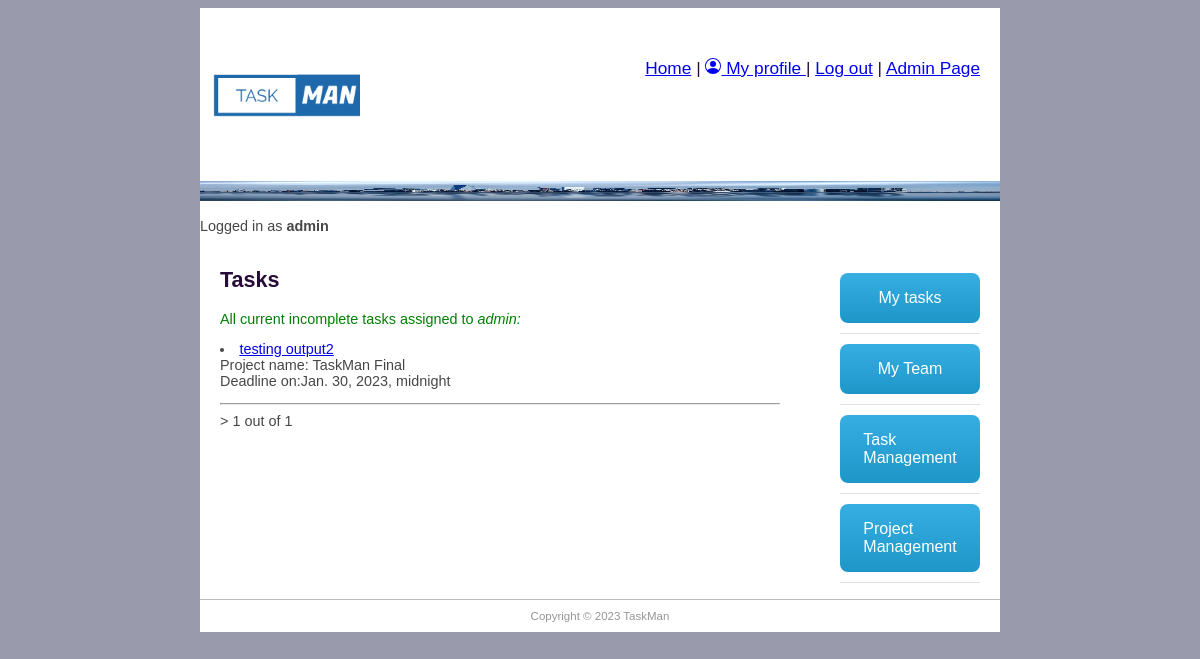
Screenshot of /taskman/tasks/ (signed in) with the database file from the repository.
### taskman/models.py (models this page shows, shortened)
class Employee(models.Model):
    user = models.OneToOneField(User, on_delete=models.CASCADE)
    group_id = models.ForeignKey(Group, help_text='Assign to a team', on_delete=models.SET_NULL, null=True, blank=True)
    photo = models.ImageField(default='default.png', upload_to='profile_pics')
    team_role = models.ForeignKey(TeamRole, help_text='Assign a position', on_delete=models.SET_NULL, null=True, blank=True)
    task_number = models.IntegerField('Number of tasks assigned', default=0)

class TaskInstance(models.Model):
    project_id = models.ForeignKey('Project', help_text='Assign to a task', on_delete=models.SET_NULL, null=True, blank=True)
    job_title = models.CharField('Task title', max_length=200, help_text='Enter Task role', null=True, blank=True)
    description = models.TextField('Description', max_length=2000, help_text='Enter task description', null=True, blank=True)
    enddate = models.DateTimeField('Requested finish date', null=True, blank=True)
    completed_on = models.BooleanField('Completed', default=False)
    assign_employees = models.ForeignKey(Employee, help_text='Select employees to task', on_delete=models.CASCADE)

class Project(models.Model):
    title = models.CharField('Project title', max_length=100, help_text='Enter project title')
    description = models.TextField('Description', max_length=2000, help_text='Enter project description')
    group_id = models.ForeignKey(Group, help_text='Assign to a team', blank=True, on_delete=models.SET_NULL, null=True)
    employee_req = models.IntegerField('Number of employees expected. Min:1', default=0, validators=[MinValueValidator(1)])
    enddate = models.DateTimeField('Requested finish date', null=True, blank=True)
    created_on = models.DateTimeField(editable=False, auto_now_add=True)
    updated_on = models.DateTimeField(editable=False, auto_now_add=True)
    completed_on = models.BooleanField('Completed', default=False)

### taskman/views.py (the view)
# urls.py: path('tasks/', views.TaskListView.as_view(), name='tasks_name'),
class TaskListView(LoginRequiredMixin, generic.ListView):
    model = TaskInstance
    paginate_by = 5
    template_name = 'my_task_list.html'
    def get_context_data(self, **kwargs):
        context = super().get_context_data(**kwargs)
        current_employee = Employee.objects.get(user=self.request.user)
        context['current_employee'] = current_employee
        context['has_assigned_tasks'] = self.get_queryset().filter(assign_employees__user=self.request.user).exists()
        return context
    def get_queryset(self):
        return TaskInstance.objects.filter(assign_employees__user=self.request.user).filter(
            project_id__completed_on=False) \
            .filter(completed_on=False)

### taskman/templates/my_task_list.html (shortened to what this page needs)
{% extends "base.html" %}
{% block content %}
<h1>Tasks</h1>
<p style="color:green">All current incomplete tasks assigned to <em>{{current_employee.user}}:</em> </p>
{% for tasks_obj in taskinstance_list %}
<li> <a href="{{tasks_obj.id}}">{{tasks_obj.job_title}}</a> <br>Project name: {{tasks_obj.project_id.title}} <br> Deadline on:{{tasks_obj.enddate}} </li>
{% endfor %}
<hr>
<div class="pagination"><span class="step-links">>
        <span class="current">
            {{ page_obj.number }} out of {{ page_obj.paginator.num_pages }}</span>
    </span></div>
{% endblock %}

### taskman/templates/base.html (shortened to what this page needs)
{% load static %}
<!doctype html>
<html>
  <head>
    <link href="{% static 'css/main.css' %}" rel="stylesheet" type="text/css">
  </head>
  <body>
    <div id="wrapper">
    <header id="header">
      <div id="logo"><img src="{% static 'css/logo.png' %}" alt="" width="150" height="150"/></div>
      <div id="top_menu"><a href="/">Home</a> |
        {% if user.is_authenticated%}
            <a href="{% url 'employee-page' %}">
                My profile
            </a>
              | <a href="{% url 'logout' %}">Log out</a>
            {% else%}
            <a href="{% url 'login' %}">Login</a>
        {% endif %}
          | <a href="{% url 'admin:index' %}">Admin Page</a>
        </div>
      <div id="topbanner"><img src="{% static 'css/pexels-pixabay-290595.jpg' %}" alt="" width="800" height="20"/></div>
        <p>Logged in as <strong>{{user.username}}</strong></p>
    </header>
      <aside id="rightsidebar">
      <nav id="nav">
        {% if user.is_authenticated%}
          <ul>
            <li><a href="{% url 'tasks_name' %}" class="button-43">My tasks</a></li>
            <li><a href="{% url 'my-team' %}" class="button-43">My Team</a></li>
                {% if current_employee.team_role.name == 'Manager' or current_employee.team_role.name == 'Team Lead' or current_employee.team_role.name == 'Senior' %}
                <li><a href="{% url 'all_tasks' %}" class="button-43">Task Management</a></li>
                {% endif %}
                {% if current_employee.team_role.name == 'Manager' or current_employee.team_role.name == 'Team Lead'%}
                <li><a href="{% url 'all_projects' %}" class="button-43">Project Management</a></li>
                {% endif %}
          </ul>
        {% endif %}
      </nav>
    </aside>
    <section id="main">
      {% block content %}{% endblock content %}
    </section>
    <footer id="footer">Copyright &copy;
       TaskMan
    </footer>
    </div>
  </body>
</html>

### taskman/static/css/main.css (style rules this page uses)
#header { border-style: none; width: 800px; height: auto; }
#wrapper { margin-top: 0px; margin-left: auto; margin-right: auto; background-color: #FFFFFF; width: 800px; }
body { background-color: #999AAB; font-family: "Trebuchet MS", Helvetica, sans-serif; font-size: 0.9em; text-align: justify; color: #474747; }
h1 { color: #270c39; }
#footer { text-align: center; font-size: 0.8em; padding-top: 10px; padding-bottom: 10px; background-color: #FFFFFF; border-top: thin solid #BBBBBB; clear: both; color: #969696; }
#nav li { padding-top: 10px; padding-bottom: 10px; font-size: 1em; list-style-type: none; border-bottom: thin solid #e0e0e0; color: #1e9d36; left: 0px; list-style-position: inside; }
#nav li a { text-decoration: none; }
#rightsidebar { width: 180px; height: 350px; float: right; padding-right: 20px; }
#main { width: 560px; float: left; margin: 0 10px 50px 20px; padding-right: 10px; }
#logo { padding: 10px; float: left; }
#top_menu { float: right; padding: 50px 20px 0px 0px; font-size: 1.2em; color: #270c39; }
.button-43 { background-image: linear-gradient(-180deg, #37AEE2 0%, #1E96C8 100%); border-radius: .5rem; box-sizing: border-box; color: #FFFFFF; display: flex; font-size: 16px; justify-content: center; padding: 1rem 1.75rem; text-decoration: none; width: 100%; border: 0; cursor: pointer; user-select: none; -webkit-user-select: none; touch-action: manipulation; }
@media (min-width: 768px) { .button-43 { padding: 1rem 2rem; } }

### rows the page displays
Employee: user "admin"
TaskInstance: job_title "testing output2", project_id "TaskMan Final", enddate "Jan. 30, 2023, midnight"

### other values shown
{{ user.username }} "admin"
{{ page_obj.number }} "1"
{{ page_obj.paginator.num_pages }} "1"
